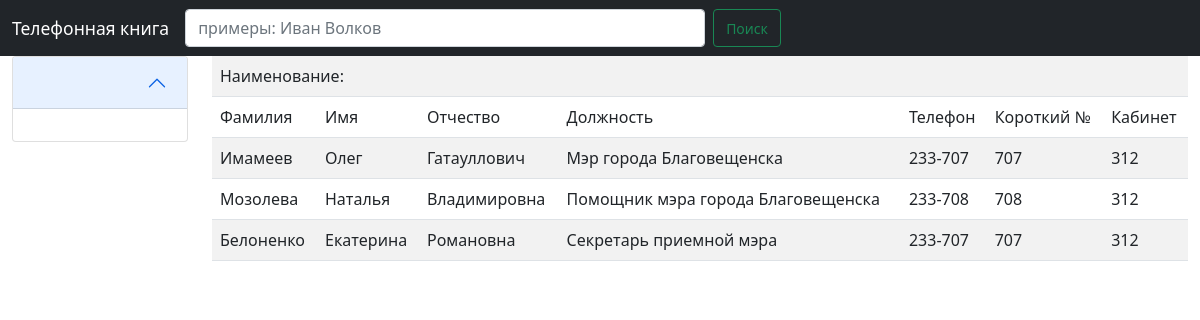
Before: /rukovoditeli/ with the older database file.
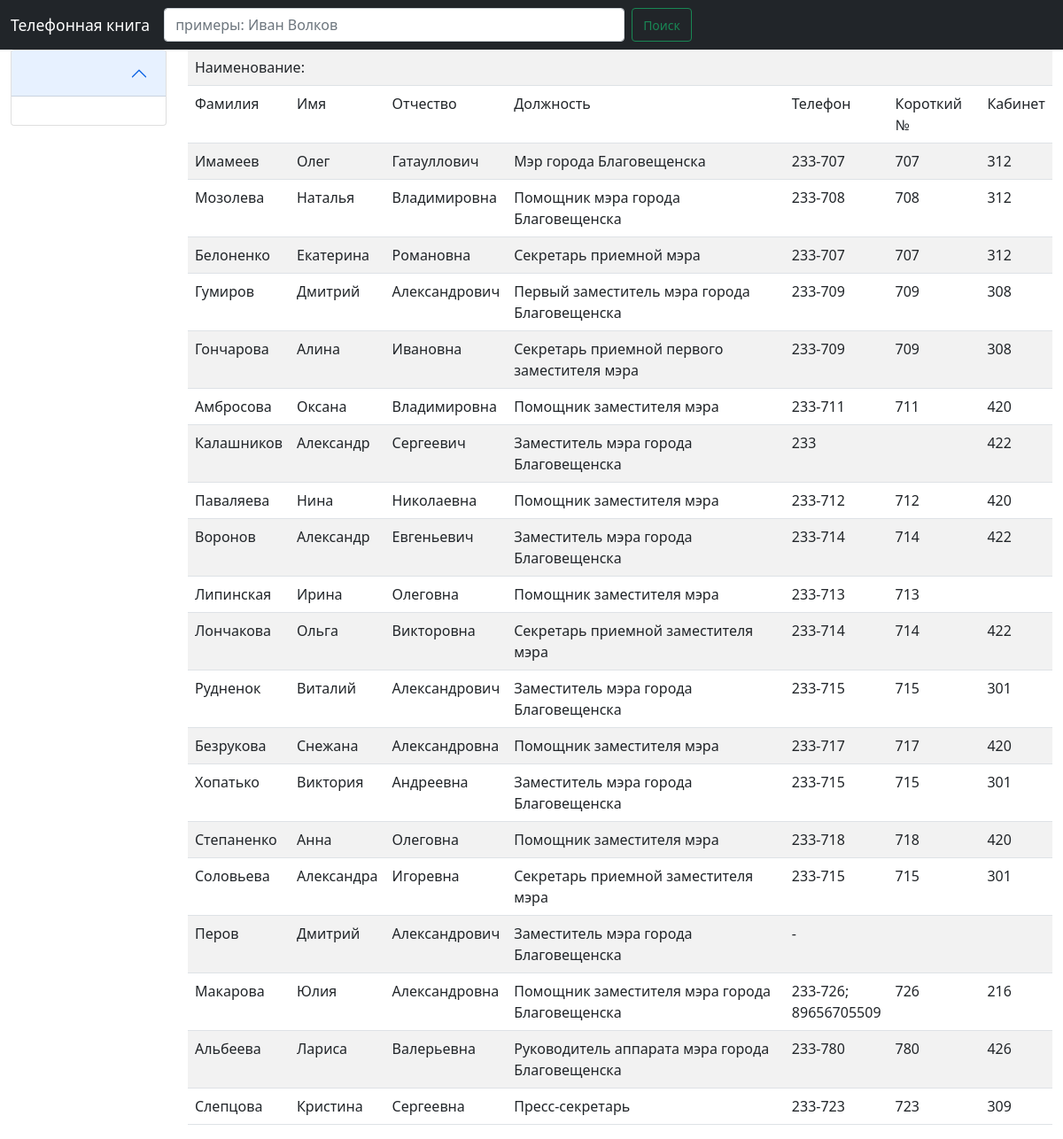
After: the same page with the newer database file.
### phonebook/models.py (models this page shows, shortened)
class PhoneNumber(models.Model):
    surname = models.CharField(max_length=150, verbose_name="фамилия")
    name = models.CharField(max_length=150, verbose_name="имя", blank=True)
    second_name = models.CharField(max_length=150, verbose_name="отчество", blank=True)
    position = models.CharField(max_length=150, verbose_name="должность", blank=True)
    phone = models.CharField(max_length=150, verbose_name="телефон")
    short_phone = models.CharField(max_length=20, verbose_name="короткий №", blank=True)
    cabinet = models.CharField(max_length=150, verbose_name="кабинет", blank=True)
    create_at = models.DateTimeField(auto_now_add=True, verbose_name="дата и время создания")
    update_at = models.DateTimeField(auto_now=True, verbose_name="дата и время обновления")
    is_published = models.BooleanField(default=True, verbose_name="опубликовано")
    division = TreeForeignKey('Division', on_delete=models.PROTECT, null=True, verbose_name='Наименование')
    slug = models.SlugField(max_length=150, blank=True, editable=False)
    class Meta:
        verbose_name = 'Телефоны'
        verbose_name_plural = 'Телефоны'
        ordering = ['create_at']

### phonebook/views.py (the view)
# urls.py: path('<slug:div_slug>/', PhoneDivision.as_view(), name='division'),
class PhoneDivision(SearchMixin, ListView):
    model = Division
    template_name = 'phonebook/index.html'
    context_object_name = 'posts'
    extra_context = {'title': 'Телефонный справочник'}
    allow_empty = False
    def get_context_data(self, *, object_list=None, **kwargs):
        context = super().get_context_data(**kwargs)
        context['children_divisions'] = Division.objects.get(slug=self.kwargs['div_slug']).get_children()
        return context
    def get_queryset(self):
        phone_numbers = PhoneNumber.objects.filter(division__slug=self.kwargs['div_slug'], is_published=True)
        queryset = {
            'phone_numbers': list(phone_numbers)
        }
        return queryset
    def get(self, request, *args, **kwargs):
        try:
            return super().get(request, *args, **kwargs)
        except (Http404, Division.DoesNotExist):
            return handler404(request, None, template_name='phonebook/index.html')

### phonebook/templatetags/phonebook_tags.py (called while the page is built)
@register.simple_tag()
def get_division():
    return Division.objects.all()

### phonebook/templates/phonebook/index.html (shortened to what this page needs)
{% extends 'phonebook/base.html' %}
{% load mptt_tags %}
{% load phonebook_tags %}
{% get_division as divisions %}
{% block sidebar %}
    {% include 'phonebook/inc/_sidebar.html' %}
{% endblock %}
{% block content %}
    <div id="dp-tab-18" class=" tab-pane active">
        <table class="table table-striped">
            <tr>
                <td colspan="8">Наименование: {{ di.title }}</td>
            </tr>
            <tr>
                <td> Фамилия</td>
                <td> Имя</td>
                <td> Отчество</td>
                <td> Должность</td>
                <td> Телефон</td>
                <td> Короткий №</td>
                <td> Кабинет</td>
            </tr>
            {% for item in posts.phone_numbers %}
                <tr>
                    <td> {{ item.surname }} </td>
                    <td> {{ item.name }}</td>
                    <td> {{ item.second_name }}</td>
                    <td> {{ item.position }}</td>
                    <td>{{ item.phone | safe }}</td>
                    <td> {{ item.short_phone }}</td>
                    <td> {{ item.cabinet }}</td>
                </tr>
            {% endfor %}
        </table>
    </div>
{% endblock %}

Changed rows visible on the page:
added PhoneNumber: surname "Гумиров", name "Дмитрий", second_name "Александрович", position "Первый заместитель мэра города Благовещенска", phone "233-709", short_phone "709", cabinet "308"
added PhoneNumber: surname "Гончарова", name "Алина", second_name "Ивановна", position "Секретарь приемной первого заместителя мэра", phone "233-709", short_phone "709", cabinet "308"
added PhoneNumber: surname "Амбросова", name "Оксана", second_name "Владимировна", position "Помощник заместителя мэра", phone "233-711", short_phone "711", cabinet "420"
added PhoneNumber: surname "Калашников", name "Александр", second_name "Сергеевич", position "Заместитель мэра города Благовещенска", phone "233", cabinet "422"
added PhoneNumber: surname "Паваляева", name "Нина", second_name "Николаевна", position "Помощник заместителя мэра", phone "233-712", short_phone "712", cabinet "420"
added PhoneNumber: surname "Воронов", name "Александр", second_name "Евгеньевич", position "Заместитель мэра города Благовещенска", phone "233-714", short_phone "714", cabinet "422"
added PhoneNumber: surname "Липинская", name "Ирина", second_name "Олеговна", position "Помощник заместителя мэра", phone "233-713", short_phone "713"
added PhoneNumber: surname "Лончакова", name "Ольга", second_name "Викторовна", position "Секретарь приемной заместителя мэра", phone "233-714", short_phone "714", cabinet "422"
added PhoneNumber: surname "Рудненок", name "Виталий", second_name "Александрович", position "Заместитель мэра города Благовещенска", phone "233-715", short_phone "715", cabinet "301"
added PhoneNumber: surname "Безрукова", name "Снежана", second_name "Александровна", position "Помощник заместителя мэра", phone "233-717", short_phone "717", cabinet "420"
added PhoneNumber: surname "Хопатько", name "Виктория", second_name "Андреевна", position "Заместитель мэра города Благовещенска", phone "233-715", short_phone "715", cabinet "301"
added PhoneNumber: surname "Степаненко", name "Анна", second_name "Олеговна", position "Помощник заместителя мэра", phone "233-718", short_phone "718", cabinet "420"
added PhoneNumber: surname "Соловьева", name "Александра", second_name "Игоревна", position "Секретарь приемной заместителя мэра", phone "233-715", short_phone "715", cabinet "301"
added PhoneNumber: surname "Перов", name "Дмитрий", second_name "Александрович", position "Заместитель мэра города Благовещенска", phone "-"
added PhoneNumber: surname "Макарова", name "Юлия", second_name "Александровна", position "Помощник заместителя мэра города Благовещенска", phone "233-726; 89656705509", short_phone "726", cabinet "216"
added PhoneNumber: surname "Альбеева", name "Лариса", second_name "Валерьевна", position "Руководитель аппарата мэра города Благовещенска", phone "233-780", short_phone "780", cabinet "426"
added PhoneNumber: surname "Слепцова", name "Кристина", second_name "Сергеевна", position "Пресс-секретарь", phone "233-723", short_phone "723", cabinet "309"
